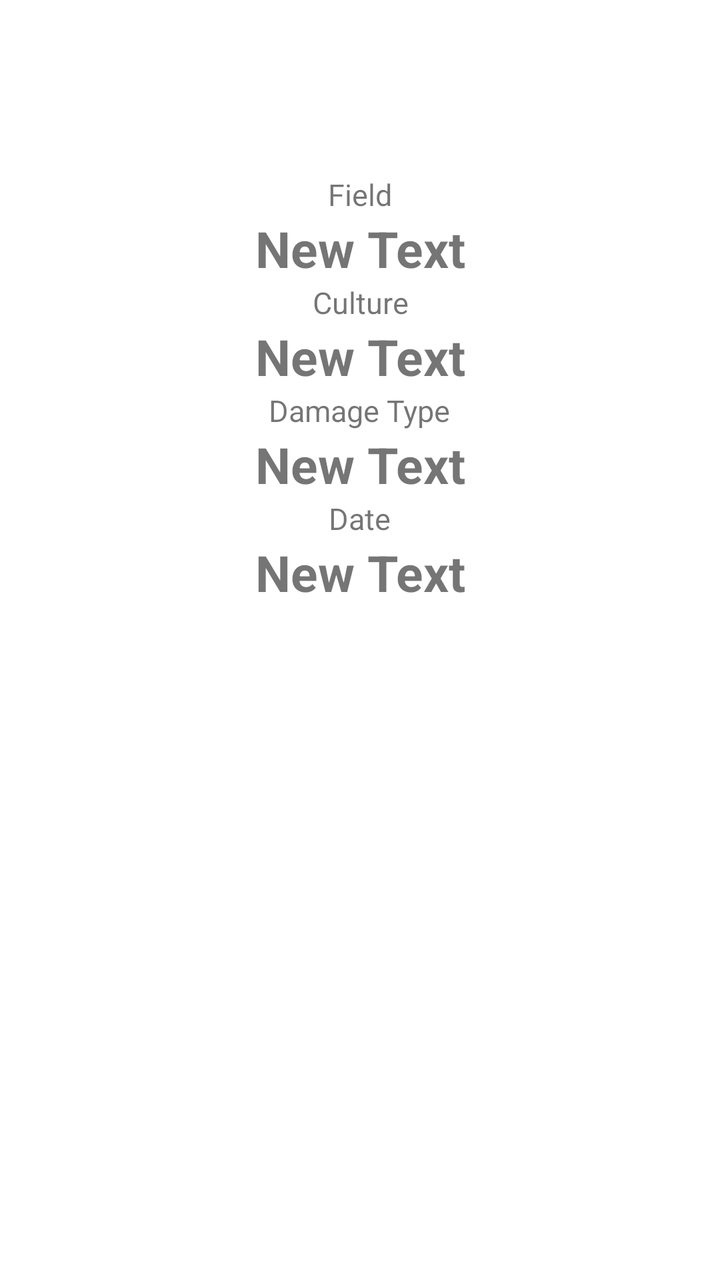
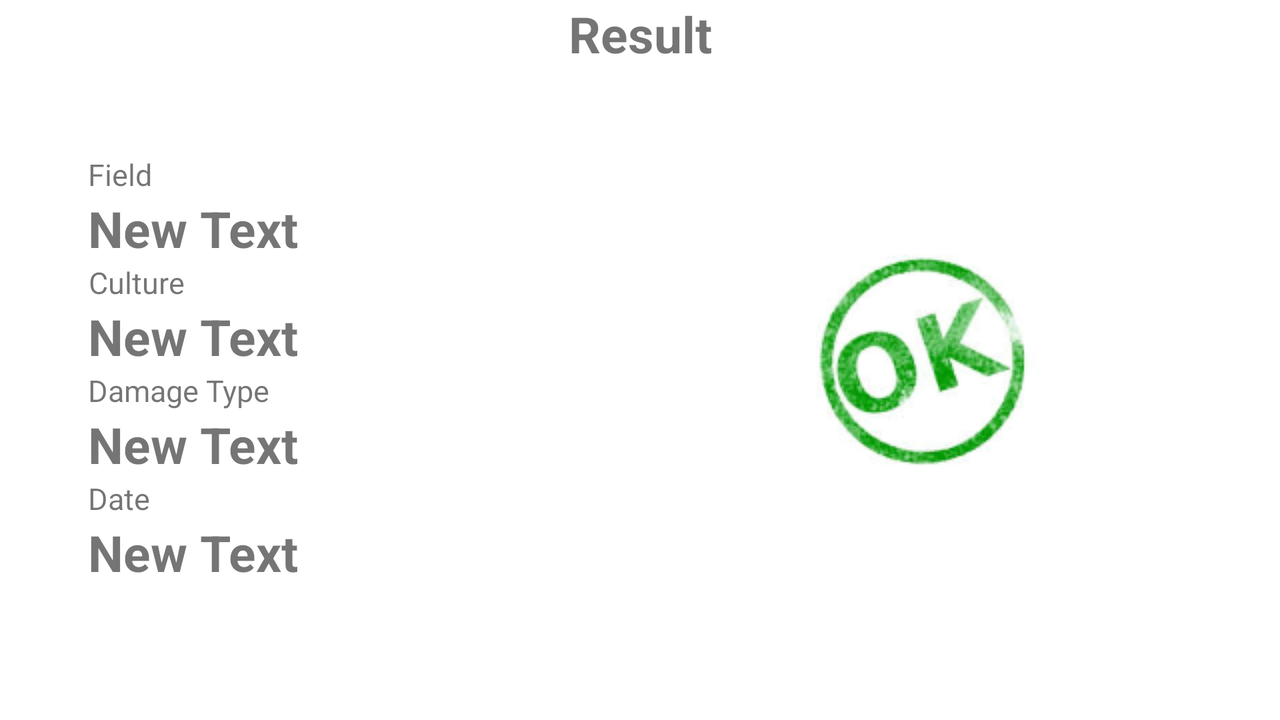

One screen, two layout resources from the same app: the default and the repository's alternative for another configuration. Each is rendered where Android would select it; the XML of both is given below.
<!-- AndroidManifest.xml: application theme AppTheme -->
<!-- res/layout/fragment_list_res.xml -->
<RelativeLayout xmlns:android="http://schemas.android.com/apk/res/android"
    android:orientation="vertical" android:layout_width="match_parent"
    android:layout_height="match_parent"
    android:background="#ffffff"
    android:weightSum="1">

    <TextView
        android:layout_width="wrap_content"
        android:layout_height="wrap_content"
        android:text=""
        android:id="@+id/textRez"
        android:layout_alignParentLeft="true"
        android:layout_alignParentStart="true"
        android:layout_alignParentRight="true"
        android:layout_alignParentEnd="true"
        android:layout_alignParentTop="true"
        android:textSize="25dp"
        android:gravity="center_horizontal"
        android:textIsSelectable="false"
        android:textStyle="bold" />

    <TextView
        android:layout_width="wrap_content"
        android:layout_height="wrap_content"
        android:text="Field"
        android:id="@+id/textView"
        android:textSize="15dp"
        android:layout_alignParentTop="true"
        android:layout_alignParentLeft="true"
        android:layout_alignParentStart="true"
        android:layout_marginTop="87dp"
        android:gravity="center_horizontal"
        android:layout_alignParentEnd="true" />



    <TextView
        android:layout_width="wrap_content"
        android:layout_height="wrap_content"
        android:text="New Text"
        android:id="@+id/textViewobj2"
        android:layout_below="@+id/textView"
        android:layout_alignParentLeft="true"
        android:layout_alignParentStart="true"
        android:layout_alignRight="@+id/textView"
        android:layout_alignEnd="@+id/textView"
        android:textSize="25dp"
        android:gravity="center_horizontal"
        android:textStyle="bold"/>

    <TextView
        android:layout_width="wrap_content"
        android:layout_height="wrap_content"
        android:text="Culture"
        android:id="@+id/textViewСгде"
        android:layout_below="@+id/textViewobj2"
        android:layout_alignParentLeft="true"
        android:layout_alignParentStart="true"
        android:layout_alignParentRight="true"
        android:layout_alignParentEnd="true"
        android:textSize="15dp"
        android:gravity="center_horizontal" />

    <TextView
        android:layout_width="wrap_content"
        android:layout_height="wrap_content"
        android:text="New Text"
        android:id="@+id/textViewCult2"
        android:layout_below="@+id/textViewСгде"
        android:layout_alignParentLeft="true"
        android:layout_alignParentStart="true"
        android:layout_alignRight="@+id/textViewСгде"
        android:layout_alignEnd="@+id/textViewСгде"
        android:textSize="25dp"
        android:gravity="center_horizontal"
        android:textStyle="bold"/>

    <TextView
        android:layout_width="wrap_content"
        android:layout_height="wrap_content"
        android:text="Damage Type"
        android:textSize="15dp"
        android:id="@+id/text"
        android:gravity="center_horizontal"
        android:layout_below="@+id/textViewCult2"
        android:layout_centerHorizontal="true" />

    <TextView
        android:layout_width="wrap_content"
        android:layout_height="wrap_content"
        android:text="New Text"
        android:id="@+id/textViewTest2"
        android:textSize="25dp"
        android:gravity="center_horizontal"
        android:layout_below="@+id/text"
        android:textStyle="bold"
        android:layout_alignParentStart="true"
        android:layout_alignParentEnd="true" />

    <TextView
        android:layout_width="wrap_content"
        android:layout_height="wrap_content"
        android:text="Date"
        android:id="@+id/textView4"
        android:textSize="15dp"
        android:layout_below="@+id/textViewTest2"
        android:layout_centerHorizontal="true"
        android:gravity="center_horizontal" />

    <TextView
        android:layout_width="wrap_content"
        android:layout_height="wrap_content"
        android:text="New Text"
        android:id="@+id/textViewDate2"
        android:textSize="25dp"
        android:gravity="center_horizontal"
        android:layout_below="@+id/textView4"
        android:layout_alignStart="@+id/text"
        android:textStyle="bold"
        android:layout_alignParentStart="true"
        android:layout_alignParentEnd="true" />
    <ImageView
        android:layout_width="wrap_content"
        android:layout_height="wrap_content"
        android:id="@+id/imageView"

        android:layout_below="@+id/textViewDate2"
        android:layout_alignParentStart="true"
        android:layout_marginTop="47dp"
        android:layout_alignParentEnd="true" />
</RelativeLayout>
<!-- resources referenced by this layout -->
<resources>
  <style name="AppTheme" parent="Theme.AppCompat.Light.DarkActionBar">
          
          <item name="colorPrimary">@color/colorPrimary</item>
          <item name="colorPrimaryDark">@color/colorPrimaryDark</item>
          <item name="colorAccent">@color/colorAccent</item>
      </style>
  <color name="colorPrimary">#4CAF50</color>
  <color name="colorPrimaryDark">#388E3C</color>
  <color name="colorAccent">#4ac397</color>
</resources>
<!-- res/layout-land/fragment_list_res.xml (the repository's variant of the layout above) -->
<!-- drawn on the phone turned sideways -->
<FrameLayout xmlns:android="http://schemas.android.com/apk/res/android"
    android:orientation="vertical" android:layout_width="fill_parent"
    android:layout_height="fill_parent"
    android:background="#ffffff"
    android:weightSum="1">

    <LinearLayout
        android:orientation="vertical" android:layout_width="wrap_content"
        android:layout_height="wrap_content"
        android:layout_gravity="left|center_vertical"
        android:id="@+id/linearLayout"
        android:layout_centerVertical="true"
        android:layout_alignParentStart="true"
        android:layout_marginStart="44dp">
    <TextView
        android:layout_width="wrap_content"
        android:layout_height="wrap_content"
        android:text="Field"
        android:id="@+id/textView"
        android:textSize="15dp"
        android:layout_alignParentTop="true"
        android:layout_alignParentLeft="true"
        android:layout_alignParentStart="true"
        android:layout_marginTop="10dp"
        android:gravity="center_horizontal"
        android:layout_alignParentEnd="true" />



    <TextView
        android:layout_width="wrap_content"
        android:layout_height="wrap_content"
        android:text="New Text"
        android:id="@+id/textViewobj2"
        android:layout_below="@+id/textView"
        android:layout_alignParentLeft="true"
        android:layout_alignParentStart="true"
        android:layout_alignRight="@+id/textView"
        android:layout_alignEnd="@+id/textView"
        android:textSize="25dp"
        android:gravity="center_horizontal"
        android:textStyle="bold"/>

    <TextView
        android:layout_width="wrap_content"
        android:layout_height="wrap_content"
        android:text="Culture"
        android:id="@+id/textViewСгде"
        android:layout_below="@+id/textViewobj2"
        android:layout_alignParentLeft="true"
        android:layout_alignParentStart="true"
        android:layout_alignParentRight="true"
        android:layout_alignParentEnd="true"
        android:textSize="15dp"
        android:gravity="center_horizontal" />

    <TextView
        android:layout_width="wrap_content"
        android:layout_height="wrap_content"
        android:text="New Text"
        android:id="@+id/textViewCult2"
        android:layout_below="@+id/textViewСгде"
        android:layout_alignParentLeft="true"
        android:layout_alignParentStart="true"
        android:layout_alignRight="@+id/textViewСгде"
        android:layout_alignEnd="@+id/textViewСгде"
        android:textSize="25dp"
        android:gravity="center_horizontal"
        android:textStyle="bold"/>

    <TextView
        android:layout_width="wrap_content"
        android:layout_height="wrap_content"
        android:text="Damage Type"
        android:textSize="15dp"
        android:id="@+id/text"
        android:gravity="center_horizontal"
        android:layout_below="@+id/textViewCult2"
        android:layout_centerHorizontal="true" />

    <TextView
        android:layout_width="wrap_content"
        android:layout_height="wrap_content"
        android:text="New Text"
        android:id="@+id/textViewTest2"
        android:textSize="25dp"
        android:gravity="center_horizontal"
        android:layout_below="@+id/text"
        android:textStyle="bold"
        android:layout_alignParentStart="true"
        android:layout_alignParentEnd="true" />

    <TextView
        android:layout_width="wrap_content"
        android:layout_height="wrap_content"
        android:text="Date"
        android:id="@+id/textView4"
        android:textSize="15dp"
        android:layout_below="@+id/textViewTest2"
        android:layout_centerHorizontal="true"
        android:gravity="center_horizontal" />

    <TextView
        android:layout_width="wrap_content"
        android:layout_height="wrap_content"
        android:text="New Text"
        android:id="@+id/textViewDate2"
        android:textSize="25dp"
        android:gravity="center_horizontal"
        android:layout_below="@+id/textView4"
        android:layout_alignStart="@+id/text"
        android:textStyle="bold"
        android:layout_alignParentStart="true"
        android:layout_alignParentEnd="true" />
    </LinearLayout>

    <ImageView
        android:layout_width="wrap_content"
        android:layout_height="wrap_content"
        android:id="@+id/imageView"


        android:src="@drawable/positive"
        android:layout_marginEnd="62dp"
        android:layout_centerVertical="true"
        android:layout_alignParentEnd="true"
        android:layout_gravity="right|center_vertical" />

    <TextView
        android:layout_width="match_parent"
        android:layout_height="53dp"
        android:text="Result"
        android:id="@+id/textRez"
        android:layout_alignParentLeft="true"
        android:layout_alignParentStart="true"
        android:layout_alignParentRight="true"
        android:layout_alignParentEnd="true"
        android:layout_alignParentTop="true"
        android:textSize="25dp"
        android:gravity="center_horizontal"
        android:textIsSelectable="false"
        android:textStyle="bold"
        android:layout_above="@+id/linearLayout"
        android:layout_gravity="center_horizontal|top" />
</FrameLayout>
<!-- resources referenced by the variant -->
<!-- as the phone turned sideways resolves them -->
<resources>
  <!-- drawable positive: png bitmap (drawable, 21266 bytes) -->
  <style name="AppTheme" parent="Theme.AppCompat.Light.DarkActionBar">
          
          <item name="colorPrimary">@color/colorPrimary</item>
          <item name="colorPrimaryDark">@color/colorPrimaryDark</item>
          <item name="colorAccent">@color/colorAccent</item>
      </style>
  <color name="colorPrimary">#4CAF50</color>
  <color name="colorPrimaryDark">#388E3C</color>
  <color name="colorAccent">#4ac397</color>
</resources>
